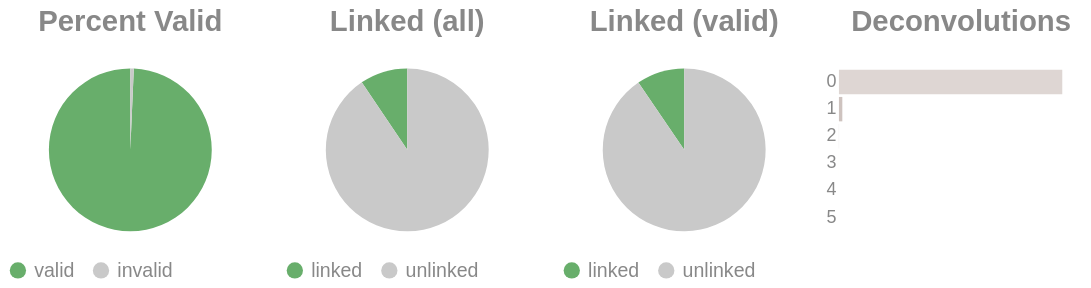

Notebook cell for this chart:
### Code cell
if SKIPLR:
    pass
else:
    clash = Counter()
    for i in valids['molecule'].to_list():
        _mol = i.split("-")
        if len(_mol) == 1:
            clash.update('0')
        else:
            clash.update(_mol[-1])

    _d = {"deconvolutions": [], 'count': []}
    for k,v in clash.items():
        _d['deconvolutions'].append(k)
        _d['count'].append(v)

    tot_valid = valids['reads'].sum()
    mask = valids['reads'] >= 2
    n_linked_reads = valids.filter(mask)['reads'].sum()
    if n_linked_reads == 0:
        print_html("No linked molecules (>=2 reads) were detected; skipping linked-only distributions.")
        SKIPLR = True
    else:
        perc_valid = round(tot_valid / n_reads, 4)
        linked_perc_abs = round(n_linked_reads / n_reads, 4)
        linked_perc = round(n_linked_reads / tot_valid, 4)

    _valid = pl.DataFrame({"valids": ['valid', 'invalid'], "count": [tot_valid, n_reads - tot_valid]})
    _linked_abs = pl.DataFrame({"linked (absolute)": ['linked', 'unlinked'], "count": [n_linked_reads, n_reads - n_linked_reads]})
    _linked_rel = pl.DataFrame({"linked (valids)": ['linked', 'unlinked'], "count": [n_linked_reads, tot_valid - n_linked_reads]})

    (
        alt.hconcat(
            piechart(_valid, goodval = 'valid', title = "Percent Valid"),
            piechart(_linked_abs, goodval = "linked", title =  "Linked (all)"),
            piechart(_linked_rel, goodval = "linked", title =  "Linked (valid)"),
            convolutionbar(pl.DataFrame(_d), title = "Deconvolutions"),
            center = True,
            bounds = 'flush'
        )
        .resolve_scale(color='independent')
        .resolve_legend('independent')
        .properties(usermeta={'embedOptions': {"actions": False}})
    ).display()

### Figure 1 — Vega-Lite specification as saved in the notebook (floating-point values rounded to 4 significant figures)
{"width": "container", "height": 400, "config": {"title": {"anchor": "start", "dy": -15, "fontSize": 18, "color": "#888888", "subtitleColor": "#888888", "subtitleFontSize": 14}, "arc": {"fill": "#0072B2"}, "axis": {"domainColor": "#888888", "domainWidth": 0.5, "gridWidth": 0.2, "grid": false, "titleFontWeight": 400, "titleFontSize": 15, "labelFontSize": 11, "labelColor": "#888888", "tickColor": "#888888", "tickWidth": 0.2, "titleColor": "#888888"}, "axisBand": {"grid": false}, "axisX": {"grid": true, "tickSize": 10, "domainCap": "round"}, "axisY": {"domain": false, "grid": true, "tickSize": 0, "domainCap": "round"}, "background": "transparent", "header": {"labelFontSize": 15, "labelColor": "#888888", "titleFontSize": 15, "titleFontWeight": 600, "titleColor": "#888888"}, "legend": {"labelFont": "sans-serif", "labelFontSize": 12, "labelColor": "#888888", "symbolSize": 100, "symbolType": "circle", "titleFontSize": 12, "titlePadding": 10, "titleColor": "#888888", "title": null}, "range": {"category": ["#E69F00", "#56B4E9", "#009E73", "#F0E442", "#0072B2", "#D55E00", "#CC79A7", "#000000"], "diverging": ["#cfe8f3", "#a2d4ec", "#73bfe2", "#46abdb", "#1696d2", "#12719e"]}, "area": {"fill": "#0072B2", "fillOpacity": 0.7, "line": true, "strokeOpacity": 0.7}, "line": {"color": "#0072B2", "stroke": "#0072B2", "strokeWidth": 2}, "trail": {"color": "#0072B2", "stroke": "#0072B2", "strokeWidth": 0, "size": 1}, "point": {"filled": true, "fillOpacity": 1.0, "size": 95}, "text": {"color": "#888888", "fontSize": 11, "align": "right", "fontWeight": 400, "size": 11}, "bar": {"fill": "#0072B2", "stroke": null}, "view": {"stroke": null, "continuousWidth": 660, "continuousHeight": 400}}, "hconcat": [{"data": {"name": "data-b0e333ffc57ab47c5ac50ef9cbae92e6"}, "mark": {"type": "arc"}, "encoding": {"color": {"field": "valids", "legend": {"orient": "bottom", "title": null}, "scale": {"domain": ["valid", "invalid"], "range": ["#68ae6b", "#C9C9C9"]}, "title": "Valids", "type": "nominal"}, "theta": {"field": "count", "type": "quantitative"}, "tooltip": [{"field": "valids", "title": "Valids", "type": "ordinal"}, {"field": "percent", "format": ".2%", "title": "Percent", "type": "quantitative"}, {"field": "count", "title": "Count", "type": "quantitative"}]}, "height": 100, "title": {"text": "Percent Valid", "align": "center", "anchor": "middle"}, "transform": [{"calculate": "datum.count / 1969983", "as": "percent"}], "width": 150}, {"data": {"name": "data-f2c4a9a78312eb22b341e4f5675abb52"}, "mark": {"type": "arc"}, "encoding": {"color": {"field": "linked (absolute)", "legend": {"orient": "bottom", "title": null}, "scale": {"domain": ["linked", "unlinked"], "range": ["#68ae6b", "#C9C9C9"]}, "title": "Linked (Absolute)", "type": "nominal"}, "theta": {"field": "count", "type": "quantitative"}, "tooltip": [{"field": "linked (absolute)", "title": "Linked (Absolute)", "type": "ordinal"}, {"field": "percent", "format": ".2%", "title": "Percent", "type": "quantitative"}, {"field": "count", "title": "Count", "type": "quantitative"}]}, "height": 100, "title": {"text": "Linked (all)", "align": "center", "anchor": "middle"}, "transform": [{"calculate": "datum.count / 1969983", "as": "percent"}], "width": 150}, {"data": {"name": "data-210896b846166829b8bc0bd952de7397"}, "mark": {"type": "arc"}, "encoding": {"color": {"field": "linked (valids)", "legend": {"orient": "bottom", "title": null}, "scale": {"domain": ["linked", "unlinked"], "range": ["#68ae6b", "#C9C9C9"]}, "title": "Linked (Valids)", "type": "nominal"}, "theta": {"field": "count", "type": "quantitative"}, "tooltip": [{"field": "linked (valids)", "title": "Linked (Valids)", "type": "ordinal"}, {"field": "percent", "format": ".2%", "title": "Percent", "type": "quantitative"}, {"field": "count", "title": "Count", "type": "quantitative"}]}, "height": 100, "title": {"text": "Linked (valid)", "align": "center", "anchor": "middle"}, "transform": [{"calculate": "datum.count / 1956547", "as": "percent"}], "width": 150}, {"data": {"name": "data-53864d1a59e25b8c79be89d7ae7d3da4"}, "mark": {"type": "bar"}, "encoding": {"color": {"field": "deconvolutions", "legend": null, "scale": {"scheme": "lightgreyred"}, "type": "nominal"}, "tooltip": [{"field": "deconvolutions", "title": "Deconvolutions", "type": "ordinal"}, {"field": "percent", "format": ".2%", "title": "Percent", "type": "quantitative"}, {"field": "count", "title": "Count", "type": "quantitative"}], "x": {"axis": null, "field": "count", "type": "quantitative"}, "y": {"field": "deconvolutions", "sort": "ascending", "title": null, "type": "nominal"}}, "height": 100, "title": {"text": "Deconvolutions", "align": "center", "anchor": "middle"}, "transform": [{"calculate": "datum.count / 1856592", "as": "percent"}], "width": 150}], "bounds": "flush", "center": true, "resolve": {"legend": {"angle": "independent"}, "scale": {"color": "independent"}}, "usermeta": {"embedOptions": {"actions": false}}, "$schema": "https://vega.github.io/schema/vega-lite/v6.1.0.json", "datasets": {"data-b0e333ffc57ab47c5ac50ef9cbae92e6": [{"valids": "valid", "count": 1956547}, {"valids": "invalid", "count": 13436}], "data-f2c4a9a78312eb22b341e4f5675abb52": [{"linked (absolute)": "linked", "count": 185927}, {"linked (absolute)": "unlinked", "count": 1784056}], "data-210896b846166829b8bc0bd952de7397": [{"linked (valids)": "linked", "count": 185927}, {"linked (valids)": "unlinked", "count": 1770620}], "data-53864d1a59e25b8c79be89d7ae7d3da4": [{"deconvolutions": "0", "count": 1828004}, {"deconvolutions": "1", "count": 27717}, {"deconvolutions": "2", "count": 819}, {"deconvolutions": "3", "count": 44}, {"deconvolutions": "4", "count": 7}, {"deconvolutions": "5", "count": 1}]}}
